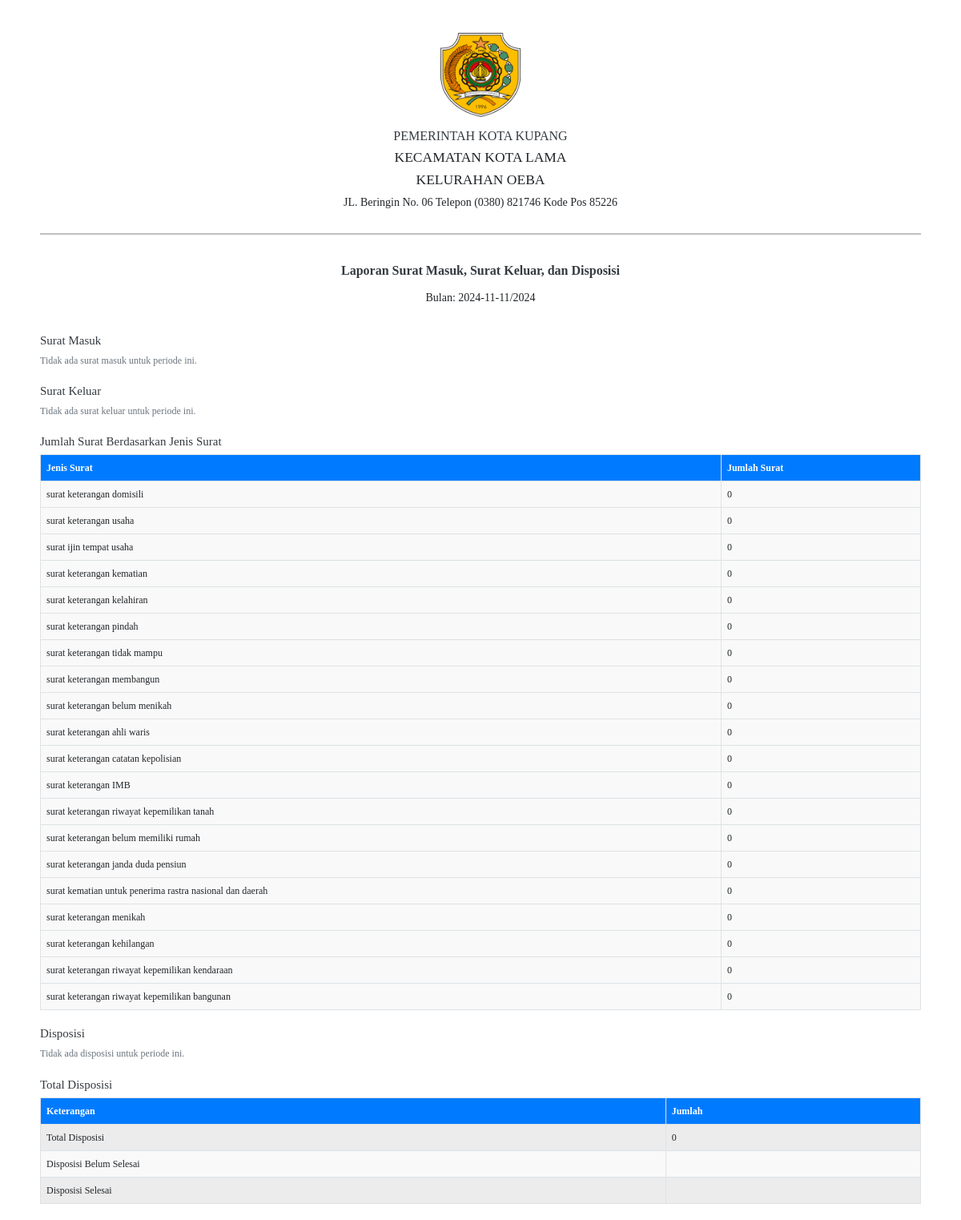
/lurah/generate_laporan.php?bulan=2024-11-11, run on the app's committed database.
### tables this page shows
CREATE TABLE `jenissurat` (
  `idJenisSurat` int(10) NOT NULL,
  `jenissurat` varchar(255) NOT NULL,
  `kodesurat` varchar(255) NOT NULL,
  `isi` text NOT NULL
);

### lurah/generate_laporan.php (the view, shortened to what this page needs)
<!DOCTYPE html>
<html lang="en">
<head>
    <link href="https://cdn.jsdelivr.net/npm/bootstrap@5.3.0-alpha1/dist/css/bootstrap.min.css" rel="stylesheet">
</head>
<?php
include '../config/config.php';
$bulan = isset($_GET['bulan']) ? $_GET['bulan'] : date('m');
$tahun = isset($_GET['tahun']) ? $_GET['tahun'] : date('Y');
$querySuratMasuk = "SELECT nosuratmasuk, tanggalsurat, pengirim, tujuan
                    FROM suratmasuk
                    WHERE MONTH(tanggalsurat) = '$bulan' AND YEAR(tanggalsurat) = '$tahun'";
$resultSuratMasuk = mysqli_query($koneksi, $querySuratMasuk);
$querySuratKeluar = "SELECT surat_keluar.idsuratkeluar, berkaspengajuansuratkeluar.tanggalselesai, jenissurat.jenissurat,
                             warga.namalengkap,
                             SUBSTRING_INDEX(SUBSTRING_INDEX(warga.alamat, 'RT ', -1), ' ', 1) AS rt,
                             SUBSTRING_INDEX(SUBSTRING_INDEX(warga.alamat, 'RW ', -1), ' ', 1) AS rw
                     FROM surat_keluar
                     JOIN berkaspengajuansuratkeluar ON berkaspengajuansuratkeluar.idberkassurat = surat_keluar.idberkassuratkeluar
                     JOIN jenissurat ON jenissurat.idJenisSurat = berkaspengajuansuratkeluar.Idjenisurat
                     JOIN warga ON warga.NIK = berkaspengajuansuratkeluar.nik
                     WHERE berkaspengajuansuratkeluar.status_surat = 'diterima'
                     AND MONTH(berkaspengajuansuratkeluar.tanggalselesai) = '$bulan'
                     AND YEAR(berkaspengajuansuratkeluar.tanggalselesai) = '$tahun'
                     ORDER BY rt ASC";
$resultSuratKeluar = mysqli_query($koneksi, $querySuratKeluar);
$queryJumlahSurat = "SELECT jenissurat.idJenisSurat, jenissurat.jenissurat,
                            COUNT(surat_keluar.idsuratkeluar) AS jumlah_surat
                            FROM jenissurat
                            LEFT JOIN berkaspengajuansuratkeluar ON berkaspengajuansuratkeluar.Idjenisurat = jenissurat.idJenisSurat
                            LEFT JOIN surat_keluar ON surat_keluar.idberkassuratkeluar = berkaspengajuansuratkeluar.idberkassurat
                            AND MONTH(berkaspengajuansuratkeluar.tanggalselesai) = '$bulan'
                            AND YEAR(berkaspengajuansuratkeluar.tanggalselesai) = '$tahun'
                      GROUP BY jenissurat.idJenisSurat";
$resultJumlahSurat = mysqli_query($koneksi, $queryJumlahSurat);
$queryDisposisi = "SELECT disposisi.idDisposisi, suratmasuk.nosuratmasuk, disposisi.tanggaldisposisi, disposisi.status, pegawai.namalengkap
                   FROM disposisi
                   JOIN suratmasuk ON suratmasuk.nosuratmasuk = disposisi.nosurat
                   JOIN pegawai ON pegawai.idPegawai = disposisi.idpegawai
                   WHERE MONTH(disposisi.tanggaldisposisi) = '$bulan'
                   AND YEAR(disposisi.tanggaldisposisi) = '$tahun'
                   ORDER BY disposisi.tanggaldisposisi";
$resultDisposisi = mysqli_query($koneksi, $queryDisposisi);
$queryStatus = "SELECT
                   COUNT(*) AS total_disposisi,
                   SUM(CASE WHEN disposisi.status = 'Belum Selesai' THEN 1 ELSE 0 END) AS total_belum_selesai,
                   SUM(CASE WHEN disposisi.status = 'Selesai' THEN 1 ELSE 0 END) AS total_selesai
                FROM disposisi
                JOIN suratmasuk ON suratmasuk.nosuratmasuk = disposisi.nosurat
                WHERE MONTH(disposisi.tanggaldisposisi) = '$bulan'
                AND YEAR(disposisi.tanggaldisposisi) = '$tahun'";
$resultStatus = mysqli_query($koneksi, $queryStatus);
if ($resultStatus && mysqli_num_rows($resultStatus) > 0) {
    $status = mysqli_fetch_assoc($resultStatus);
} else {
    $status = [
        'total_disposisi' => 0,
        'total_belum_selesai' => 0,
        'total_selesai' => 0
    ];
}
?>
<body>
    <div class="container mt-4">
        <div class="row">
            <div class="col-12 text-center">
                <img src="../assets/img/logo_kota_kupang.png" alt="Logo Kota Kupang" style="width: 100px;">
            </div>
        </div>
        <div class="row">
            <div class="col-12 text-center mt-3">
                <h4>PEMERINTAH KOTA KUPANG</h4>
                <h5>KECAMATAN KOTA LAMA</h5>
                <h5>KELURAHAN OEBA</h5>
                <p>JL. Beringin No. 06 Telepon (0380) 821746 Kode Pos 85226</p>
            </div>
        </div>
        <hr style="border-top: 2px solid black;">
        <div class="row">
            <div class="col-12 text-center mt-4">
                <h4><strong>Laporan Surat Masuk, Surat Keluar, dan Disposisi</strong></h4>
            </div>
        </div>
        <div class="row">
            <div class="col-12 text-center mt-2">
                <p>Bulan: <?php echo $bulan . '/' . $tahun; ?></p>
            </div>
        </div>
        <div class="row">
            <div class="col-12">
                <div class="table-container">
                    <h3>Surat Masuk</h3>
                    <?php if ($resultSuratMasuk && mysqli_num_rows($resultSuratMasuk) > 0) { ?>
                    <p>Jumlah Surat Masuk: <?php echo mysqli_num_rows($resultSuratMasuk); ?></p>
                    <table class="table table-bordered">
                        <thead>
                            <tr>
                                <th>No Surat Masuk</th>
                                <th>Tanggal Surat</th>
                                <th>Pengirim</th>
                                <th>Tujuan</th>
                            </tr>
                        </thead>
                        <tbody>
                            <?php while ($row = mysqli_fetch_assoc($resultSuratMasuk)) { ?>
                            <tr>
                                <td><?php echo $row['nosuratmasuk']; ?></td>
                                <td><?php echo date('d-m-Y', strtotime($row['tanggalsurat'])); ?></td>
                                <td><?php echo $row['pengirim']; ?></td>
                                <td><?php echo $row['tujuan']; ?></td>
                            </tr>
                            <?php } ?>
                        </tbody>
                    </table>
                    <?php } else { ?>
                    <p>Tidak ada surat masuk untuk periode ini.</p>
                    <?php } ?>
                </div>
                <div class="table-container">
                    <h3>Surat Keluar</h3>
                    <?php if ($resultSuratKeluar && mysqli_num_rows($resultSuratKeluar) > 0) { ?>
                    <p>Jumlah Surat Keluar: <?php echo mysqli_num_rows($resultSuratKeluar); ?></p>
                    <table class="table table-bordered">
                        <thead>
                            <tr>
                                <th>No Surat Keluar</th>
                                <th>Jenis Surat</th>
                                <th>Nama Warga</th>
                                <th>RT/RW</th>
                                <th>Tanggal Selesai</th>
                            </tr>
                        </thead>
                        <tbody>
                            <?php while ($row = mysqli_fetch_assoc($resultSuratKeluar)) { ?>
                            <tr>
                                <td><?php echo $row['idsuratkeluar']; ?></td>
                                <td><?php echo $row['jenissurat']; ?></td>
                                <td><?php echo $row['namalengkap']; ?></td>
                                <td><?php echo $row['rt'] . '/' . $row['rw']; ?></td>
                                <td><?php echo date('d-m-Y', strtotime($row['tanggalselesai'])); ?></td>
                            </tr>
                            <?php } ?>
                        </tbody>
                    </table>
                    <?php } else { ?>
                    <p>Tidak ada surat keluar untuk periode ini.</p>
                    <?php } ?>
                </div>
                <div class="table-container">
                    <h3>Jumlah Surat Berdasarkan Jenis Surat</h3>
                    <?php if ($resultJumlahSurat && mysqli_num_rows($resultJumlahSurat) > 0) { ?>
                    <table class="table table-bordered">
                        <thead>
                            <tr>
                                <th>Jenis Surat</th>
                                <th>Jumlah Surat</th>
                            </tr>
                        </thead>
                        <tbody>
                            <?php while ($row = mysqli_fetch_assoc($resultJumlahSurat)) { ?>
                            <tr>
                                <td><?php echo $row['jenissurat']; ?></td>
                                <td><?php echo $row['jumlah_surat'] > 0 ? $row['jumlah_surat'] : 0; ?></td>
                            </tr>
                            <?php } ?>
                        </tbody>
                    </table>
                    <?php } else { ?>
                    <p>Tidak ada data jumlah surat untuk periode ini.</p>
                    <?php } ?>
                </div>
                <div class="table-container">
                    <h3>Disposisi</h3>
                    <?php if ($resultDisposisi && mysqli_num_rows($resultDisposisi) > 0) { ?>
                    <table class="table table-bordered">
                        <thead>
                            <tr>
                                <th>No Surat Masuk</th>
                                <th>Tanggal Disposisi</th>
                                <th>Status</th>
                                <th>Nama Pegawai</th>
                            </tr>
                        </thead>
                        <tbody>
                            <?php while ($row = mysqli_fetch_assoc($resultDisposisi)) { ?>
                            <tr>
                                <td><?php echo $row['nosuratmasuk']; ?></td>
                                <td><?php echo $row['tanggaldisposisi']; ?></td>
                                <td><?php echo $row['status']; ?></td>
                                <td><?php echo $row['namalengkap']; ?></td>
                            </tr>
                            <?php } ?>
                        </tbody>
                    </table>
                    <?php } else { ?>
                    <p>Tidak ada disposisi untuk periode ini.</p>
                    <?php } ?>
                </div>
                <div class="table-container mt-4">
                    <h4>Total Disposisi</h4>
                    <table class="table table-bordered table-striped">
                        <thead>
                            <tr>
                                <th scope="col">Keterangan</th>
                                <th scope="col">Jumlah</th>
                            </tr>
                        </thead>
                        <tbody>
                            <tr>
                                <td>Total Disposisi</td>
                                <td><?php echo $status['total_disposisi']; ?></td>
                            </tr>
                            <tr>
                                <td>Disposisi Belum Selesai</td>
                                <td><?php echo $status['total_belum_selesai']; ?></td>
                            </tr>
                            <tr>
                                <td>Disposisi Selesai</td>
                                <td><?php echo $status['total_selesai']; ?></td>
                            </tr>
                        </tbody>
                    </table>
                </div>
            </div>
        </div>
    </div>
</body>
</html>

### lurah/generate_laporan.php (style rules this page uses)
html, body { margin: 0; padding: 0; width: 100%; background-color: #fff; font-family: 'Times New Roman', Times, serif; font-size: 14px; }
.container { background-color: #fff; padding: 20px; margin-top: 20px; }
h3, h4 { color: #343a40; font-size: 16px; }
.table th, .table td { vertical-align: middle; font-size: 12px; }
.table-bordered td, .table-bordered th { border: 1px solid #dee2e6; }
.table-container { margin-top: 20px; }
.table-striped tbody tr:nth-of-type(odd) { background-color: #f2f2f2; }
.table th { background-color: #007bff; color: white; }
.table td { background-color: #f9f9f9; }
.table-container p { font-size: 12px; color: #6c757d; }
.table-container .table { margin-bottom: 0; }
.table-container h3, .table-container h4 { font-size: 15px; }

### data on the page
jenissurat: jenissurat "surat keterangan domisili"
jenissurat: jenissurat "surat keterangan usaha"
jenissurat: jenissurat "surat ijin tempat usaha"
jenissurat: jenissurat "surat keterangan kematian"
jenissurat: jenissurat "surat keterangan kelahiran"
jenissurat: jenissurat "surat keterangan pindah"
jenissurat: jenissurat "surat keterangan tidak mampu"
jenissurat: jenissurat "surat keterangan membangun"
jenissurat: jenissurat "surat keterangan belum menikah"
jenissurat: jenissurat "surat keterangan ahli waris"
jenissurat: jenissurat "surat keterangan catatan kepolisian"
jenissurat: jenissurat "surat keterangan IMB"
jenissurat: jenissurat "surat keterangan riwayat kepemilikan tanah"
jenissurat: jenissurat "surat keterangan belum memiliki rumah"
jenissurat: jenissurat "surat keterangan janda duda pensiun"
jenissurat: jenissurat "surat kematian untuk penerima rastra nasional dan daerah"
jenissurat: jenissurat "surat keterangan menikah"
jenissurat: jenissurat "surat keterangan kehilangan"
jenissurat: jenissurat "surat keterangan riwayat kepemilikan kendaraan"
jenissurat: jenissurat "surat keterangan riwayat kepemilikan bangunan"

### other printed values
$bulan "2024-11-11"
$tahun "2024"
$status['total_disposisi'] "0"
